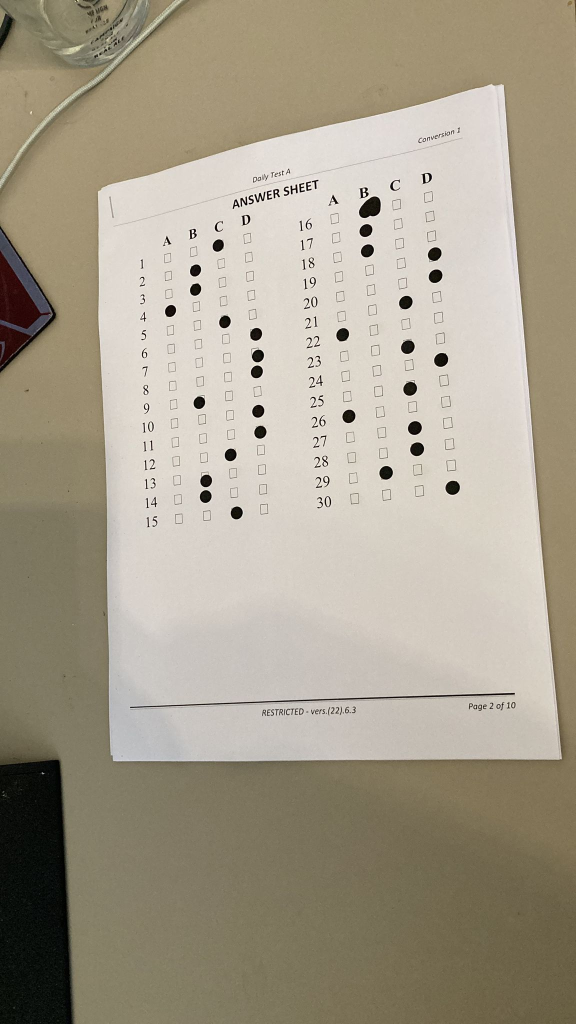
#> input picture images/test-answer.jpeg, 1152 x 2048 px (shown at 1/2 size); the run also reads 1 picture not shown here
$ python find_checkboxes3.py
#> lines starting #> are read from the running program, lines starting #| are printed output that depends on the picture; after the words box and inside, x2 and y2 are one past the last pixel; in counts of white or black regions, pixels touching at a corner belong together
### feature_alignment.py
from __future__ import print_function
import cv2
import numpy as np
from mark import find_centres


def align_images(im1, im2, *args, good_match_fraction=0.15, max_features=500):
  """
  Align im1 to im2
  """

  # [8 lines of commented-out code are left out]
  orb = cv2.ORB_create(max_features)
  keypoints1, descriptors1 = orb.detectAndCompute(im1, None)
  keypoints2, descriptors2 = orb.detectAndCompute(im2, None)

  # Match features.
  matcher = cv2.DescriptorMatcher_create(cv2.DESCRIPTOR_MATCHER_BRUTEFORCE_HAMMING)
  matches = list(matcher.match(descriptors1, descriptors2, None))

  # Sort matches by score
  matches.sort(key=lambda x: x.distance, reverse=False)

  # Remove not so good matches
  numGoodMatches = int(len(matches) * good_match_fraction)
  matches = matches[:numGoodMatches]

  # Draw top matches
  imMatches = cv2.drawMatches(im1, keypoints1, im2, keypoints2, matches, None)

  # Extract location of good matches
  points1 = np.zeros((len(matches), 2), dtype=np.float32)
  points2 = np.zeros((len(matches), 2), dtype=np.float32)

  for i, match in enumerate(matches):
    points1[i, :] = keypoints1[match.queryIdx].pt
    points2[i, :] = keypoints2[match.trainIdx].pt

  # Find homography
  h, mask = cv2.findHomography(points1, points2, cv2.RANSAC)

  # Use homography
  height, width = im2.shape
  imRegs = [cv2.warpPerspective(i, h, (width, height)) for i in args]
  return h, imRegs

# [27 lines that do not run on import are left out]

### find_checkboxes3.py
from collections import Counter
from functools import partial, reduce
from itertools import combinations
from math import floor

import cv2
import imutils
import numpy as np
from imutils.perspective import four_point_transform
from matplotlib import pyplot as plt
from scipy.spatial.distance import cdist
from sklearn.cluster import BisectingKMeans, KMeans
from sklearn.metrics import silhouette_score
from sklearn.mixture import GaussianMixture

from feature_alignment import align_images
from mark import k_means

# bgr
BLACK = (0, 0, 0)
GREEN = (50, 205, 50)
RED = (0, 0, 255)
BLUE = (255, 191, 0)
YELLOW = (0, 255, 255)


def resize_with_aspect_ratio(image, width=None, height=None, inter=cv2.INTER_AREA):
    dim = None
    (h, w) = image.shape[:2]

    if width is None and height is None:
        return image
    if width is None:
        r = height / float(h)
        dim = (int(w * r), height)
    else:
        r = width / float(w)
        dim = (width, int(h * r))

    return cv2.resize(image, dim, interpolation=inter)


def show_image(name, img, width=800, colorspace=cv2.COLOR_GRAY2RGB, wait=True):
    resize = resize_with_aspect_ratio(img, width=width)
    cv2.imshow(name, resize)
    if wait:
        cv2.waitKey(0)


# [5 lines left out: function coordinate_image, not called in this run]


def warp_perspective(edged, *images):
    cnts = cv2.findContours(edged.copy(), cv2.RETR_EXTERNAL,
                            cv2.CHAIN_APPROX_SIMPLE)
    cnts = imutils.grab_contours(cnts)
    docCnt = None

    # ensure that at least one contour was found
    if len(cnts) > 0:
        # sort the contours according to their size in
        # descending order
        cnts = sorted(cnts, key=cv2.contourArea, reverse=True)

        # loop over the sorted contours
        for c in cnts:
            # approximate the contour
            peri = cv2.arcLength(c, True)
            approx = cv2.approxPolyDP(c, 0.02 * peri, True)

            # if our approximated contour has four points,
            # then we can assume we have found the paper
            if len(approx) == 4:
                docCnt = approx
                break
    # apply a four point perspective transform to both the
    # original image and grayscale image to obtain a top-down
    # birds eye view of the paper
    results = [four_point_transform(image, docCnt.reshape(4, 2)) for image in images]
    if len(results) == 1:
        return  results[0]
    return results

def get_grid(image, expected_ratio=None):  # expected_ratio=used to be 1.208
    gray = cv2.cvtColor(image, cv2.COLOR_BGR2GRAY)
    blurred = cv2.GaussianBlur(gray, (3, 3), 0)
    canny = cv2.Canny(blurred, 120, 255, 1)
    min_fill = np.percentile(canny, 1)

    # Find contours
    cnts = cv2.findContours(canny, cv2.RETR_EXTERNAL, cv2.CHAIN_APPROX_SIMPLE)
    cnts = cnts[0] if len(cnts) == 2 else cnts[1]

    # Iterate thorugh contours and draw rectangles around contours
      # area is 700 for a4
     # 5 for a4
    grid = []
    i = 0
    for c in cnts:
        r = cv2.boundingRect(c)
        x, y, w, h = r
        if expected_ratio is not None:
            buff = 1
            min_ratio = (h - buff) / (w + buff)
            max_ratio = (h + buff) / max([w - buff, 1])
            correct_size = (expected_ratio <= max_ratio) & (expected_ratio >= min_ratio)
        else:
            correct_size = True
        if correct_size:
            inner_half = shrink_box(r, 0.5)
            if np.prod(inner_half[-2:]) > 1:
                if (cutout_box(canny, inner_half) > min_fill).mean() < 0.01:
                    grid.append(r)
                    # cv2.rectangle(image, (x, y), (x + w, y + h), RED, 2)
                    # cv2.putText(image, str(i), (x, y), cv2.FONT_HERSHEY_SIMPLEX, 1., RED)
                    i += 1
    # show_image('im', image)
    return np.asarray(grid)


# [52 lines left out: functions split_sections, regularise_grid, not called in this run]


def overlapped_1d(a, b):
    x1, w1 = a.T
    x2, w2 = b.T
    o1 = (x1 + w1 > x2) & (x1 < x2)
    o2 = (x2 + w2 > x1) & (x2 < x1)
    return (o1 | o2) | np.all(a == b, axis=0)

def contains(box, point):
    x, y, w, h = box
    xp, yp = point
    return x <= xp <= x+w and y <= yp <= y+h


def order_grid(g):
    """
    Takes a numpy array of shape (nboxes, (x, y, w, h)), orders them based on overlapping x,y coords
    and returns an array of shape (nrows, ncols, (x, y, w, h))
    """
    overlapped_y = np.zeros((g.shape[0], g.shape[0]), dtype=bool)
    overlapped_x = np.zeros((g.shape[0], g.shape[0]), dtype=bool)
    for i, box1 in enumerate(g):
        for j, box2 in enumerate(g):
            overlapped_y[i,  j] = overlapped_1d(box1[[1, 3]], box2[[1, 3]])
            overlapped_x[i,  j] = overlapped_1d(box1[[0, 2]], box2[[0, 2]])
    groups_y = sorted({tuple(np.where(i)[0]) for i in overlapped_y}, key=lambda d: g[d, 1].mean())  # [(a1, a2), (a1, a2), ...]
    groups_y = [[g[i] for i in sorted(group, key=lambda d: g[d, 0].mean())] for group in groups_y]
    means_x = sorted({np.mean(g[tuple(np.where(i)[0]), 0]) for i in overlapped_x})  # [(a1, a2), (a1, a2), ...]
    # now fill in missing boxes
    groups = []
    for group in groups_y:
        _group = []
        mean = np.mean(group, axis=0)
        for x in means_x:
            matched = [box for box in group if contains(box, (x, mean[1]))]
            if matched:
               _group.append(matched[0])
            else:
                _group.append((x, *mean[1:]))
        groups.append(_group)
    return np.asarray(groups, dtype=int)


def shrink_box(box, fraction=1.):
    """
    Takes an array of (x, y, w, h) and shrinks their size by %
    """
    x, y, w, h = box
    w1 = int(floor(w * fraction))
    h1 = int(floor(h * fraction))
    diffx = w - w1
    diffy = h - h1
    return x + (diffx // 2), y + (diffy // 2), w1, h1


def order_sections(sections):
    """
    Sort sections (nquestions, nanswers, (x, y, w, h)) by min((x,y)) so top to bottom, left to right
    """
    sections = [s for s in sections if len(s)]
    centroids = np.array([s.min(axis=(0, 1))[[0, 1]] for s in sections])
    sorti = np.lexsort((centroids[:, 0], centroids[:, 1]))
    return [sections[i] for i in sorti]


def cutout_box(image, box):
    x, y, w, h = box
    return image[y:y+h, x:x+w]

def measure_box(image, box, shrink=1.):
    box = shrink_box(box, shrink)
    return 1 - (cutout_box(image, box).mean() / 255)


def decide_row(binary_image, row, mistake_threshold=0.8, blank_threshold=0.1, shrink=1.):
    """
    Mixtures of ⬛, ☐, ☒
        ⬛: mistake - ignore
        ☒: selected answer
        ☐: unselected answer

    Scenarios:
        ☒ ☐ ☐ ☐ one selected, rest blank -> valid
        ☒ ⬛ ⬛ ⬛ one selected, others mistake -> valid
        ⬛ ⬛ ⬛ ⬛ all mistake -> invalid
        ☒ ☒ ☒ ☒ all selected -> invalid

    Need to decide absolutely
        make binary image
        mistake = >80%
        blank = <10%
        select = in between
    """
    intensities = np.asarray(list(map(partial(measure_box, binary_image, shrink=shrink), row)))
    mistake = intensities > mistake_threshold
    blank = intensities < blank_threshold
    selected = ~mistake & ~blank
    if sum(mistake) == 1 and sum(selected) == 0:
        selected, mistake = mistake, selected
    valid = sum(selected) == 1
    if valid:
        i = np.where(selected)[0][0]
    elif all(blank):
        i = -2
    else:
        i = -1
    return i, valid

def binary_image(img):
    if img.ndim == 3:
        _, img_bin = cv2.threshold(cv2.cvtColor(img, cv2.COLOR_BGR2GRAY), 0, 255, cv2.THRESH_BINARY | cv2.THRESH_OTSU)
        return img_bin
    return img

def mark_section(binary_image, section, mistake_threshold=0.8, blank_threshold=0.1, shrink=1.):
    answers, valids = zip(*[decide_row(binary_image, row, mistake_threshold, blank_threshold, shrink) for row in section])
    return np.asarray(answers), np.asarray(valids)


def present_section(image, section_boxes, student_answers, valid, correct_answers=None, highlight_empty=False, shrink=1.):
    if correct_answers is None:
        correct_answers = student_answers
    for r, (boxes, student, valid, correct) in enumerate(zip(section_boxes, student_answers, valid, correct_answers)):
        for c, box in enumerate(boxes):
            x, y, w, h = box
            if not valid and student != -2:
                colour = YELLOW
            elif student == correct == c:
                colour = GREEN
            elif student == c:
                colour = RED
            elif highlight_empty:
                colour = BLUE
            else:
                continue
            x, y, w, h = shrink_box(box, shrink)
            cv2.rectangle(image, (x, y), (x + w, y + h), colour, 2)


def cluster_boxes(grid, nclusters):
    """
    Gaussian mixture clustering in space of (nearest 3 neighbours, width, height)
    Scenarios:
        1. 1 spike for the grid, large scatter for others
        2. large scatter encompassing grid and others, 1 spike for others
    Winning scenario: the most populated is a spike containing only grid boxes
    Keep increasing
    """
    dist_matrix = cdist(grid[:, :2], grid[:, :2])
    nearest = np.sort(dist_matrix, axis=1)[:, 1:4]
    nearest /= nearest[:, :1]  # make it relative, first col will be 1.
    features = np.append(nearest[:, 1:], grid[:, 2:], axis=1)
    gm = GaussianMixture(n_components=nclusters, random_state=0).fit(features)
    predict = gm.predict(features)
    return predict, np.linalg.det(gm.covariances_), np.array([sum(predict == i) for i in range(nclusters)])


def test_separate(grid1, grid2):
    """
    find 3 shortest distances in each grid (should be horizontal, vertical, and diagonal)
    find shortest distance between grids
    if the maximum intra-grid distance is smaller than the minimum inter-grid distance, then they are separate
    """
    intra = np.max(np.median(np.sort(cdist(grid1[:, :2], grid1[:, :2]), axis=1)[:, 1:4], axis=0)) * 1.5
    inter = np.min(cdist(grid1[:, :2], grid2[:, :2]))
    return inter > intra


def test_consistent(grid):
    km = KMeans(n_clusters=2, random_state=0).fit(grid[:, :2])
    grid1, grid2 = grid[km.labels_ == 0], grid[km.labels_ == 1]
    plt.scatter(*grid1[:, :2].T)
    plt.scatter(*grid2[:, :2].T)
    plt.show()
    return not test_separate(grid1, grid2)


def break_into_sections(X):
    sections = [X]
    for nsections in range(2, 8):
        km = KMeans(n_clusters=nsections, random_state=0).fit(X[:, :2])
        _sections = [X[km.labels_ == i] for i in range(nsections)]
        is_valid = all(map(lambda x: test_separate(*x), combinations(_sections, 2))) and all(map(test_consistent, _sections))
        if is_valid:
            sections = _sections
        else:
            sections = list(map(order_grid, sections))
            sections = order_sections(sections)
            return sections
    raise ValueError(f"Cannot parse sections")


def extract_sections(image):
    """
    Cluster the boxes with similar boxes
    Try to make consistent grid sections out of them
    Choose the most populated cluster label if there are multiple valid ones
    Use the least clusters as possible
    """
    grid = get_grid(image)
    for nclusters in range(1, 5):
        labels, dets, ns = cluster_boxes(grid, nclusters)
        sections = []
        for cluster, occupancy in enumerate(ns):
            if occupancy < 4:
                continue
            try:
                _sections = break_into_sections(grid[labels == cluster])
                sections.append((occupancy, _sections))
            except ValueError:
                continue
        return max(sections, key=lambda x: x[0])[1]
    raise ValueError(f"Unable to parse grid")


def mark_image(sections, pass_perc, image, highlight_empty=False, shrink=0.5):
    score = 0
    number = 0
    invalids = 0
    correct_answer_array = [[0] * len(s) for s in sections]

    for section, correct_answers in zip(sections, correct_answer_array):
        answers, valids = mark_section(binary_image(image), section, shrink=shrink)
        score += sum(answers == correct_answers)
        invalids += sum(~valids)
        number += len(answers)
        present_section(image, section, answers, valids, correct_answers, highlight_empty, shrink=shrink)
    passed = score / number >= pass_perc
    str_passed = 'PASS' if passed else 'FAIL'
    colour = GREEN if passed else RED
    image = cv2.putText(image, f'{score:.0f} / {number:.0f} = {score / number:.1%} ({str_passed})', tuple(np.min(sections[0], axis=(0, 1))[:2]),
                        cv2.FONT_HERSHEY_SIMPLEX, 1., colour)


def overlay_images(a, b):
    return cv2.addWeighted(a, 0.5, b, 0.5, 0)


if __name__ == '__main__':
    answer_image = cv2.imread("images/test-answer.jpeg")
#> answer_image is the input picture: shape (2048, 1152, 3); mean B, G, R 140.8, 158.4, 166.8
    calibration_image = cv2.imread("images/corrections/Initial 2 - A-1.jpg")
    student_image = cv2.imread("images/corrections/Initial 2 - A-1 - marked.jpg")
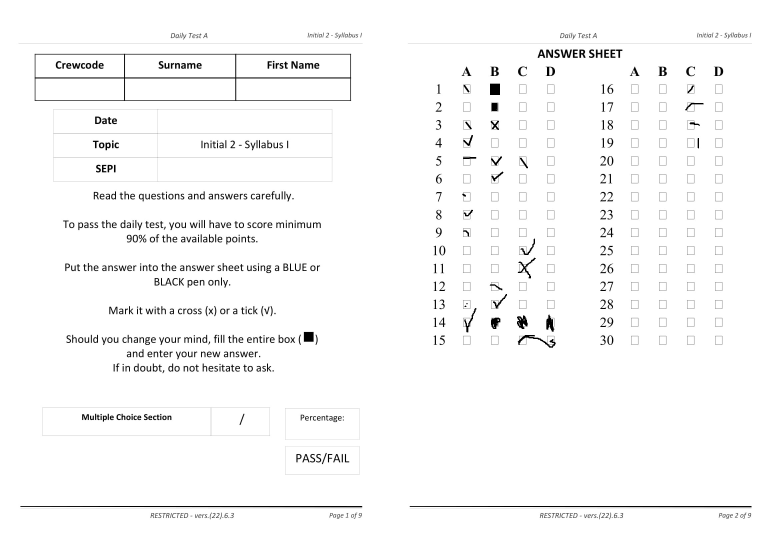
#> input picture images/corrections/Initial 2 - A-1 - marked.jpg, 2337 x 1653 px (shown at 1/3 size)
#> student_image is the input picture: shape (1653, 2337, 3); min 0, max 255, mean 248.9
    calibration_image = resize_with_aspect_ratio(calibration_image[:, calibration_image.shape[1]//2:], answer_image.shape[1])
    student_image = resize_with_aspect_ratio(student_image[:, student_image.shape[1]//2:], answer_image.shape[1])
    gray = cv2.cvtColor(answer_image, cv2.COLOR_BGR2GRAY)
    blurred = cv2.GaussianBlur(gray, (3, 3), 0)
    canny = cv2.Canny(blurred, 120, 255, 1)
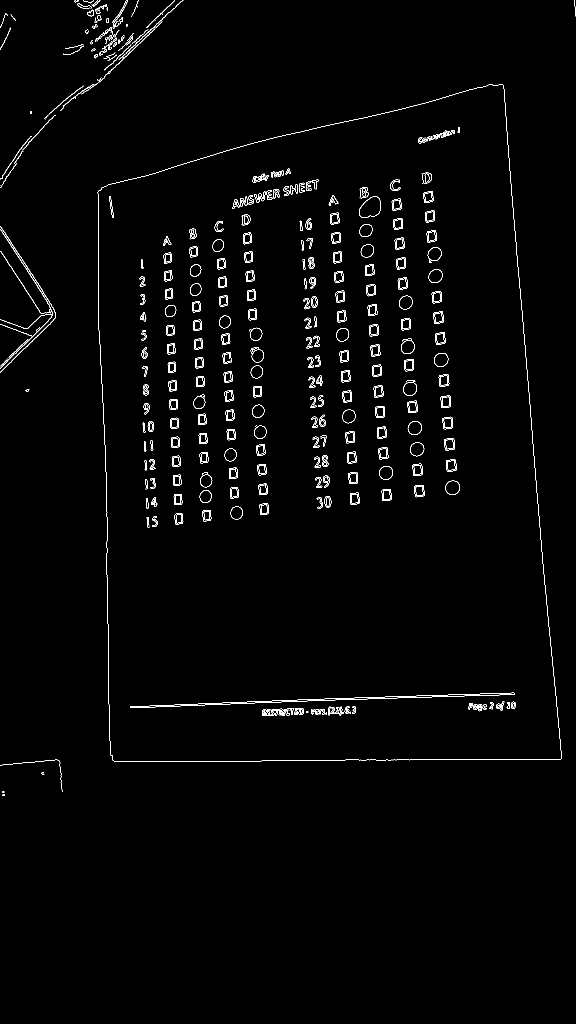
#> canny: shape (2048, 1152) (shown at 1/2 size); 1.4% white in thin lines or dots, all inside (x1, y1, x2, y2) = (0, 0, 1151, 1592)
    answer_image = warp_perspective(canny, answer_image)
#> in warp_perspective, `cnts = cv2.findContours(edged.copy(), cv2.RETR_EXTERNAL, cv2.CHAIN_APP..`: cnts = 75 contours, 47 with area under 20; largest, box (x1, y1, x2, y2) and area: (195, 168, 1124, 1523) 1077829, (0, 458, 106, 737) 334, (0, 452, 112, 745) 204, (163, 34, 328, 189) 186, (0, 502, 102, 627) 82
#> the loop in warp_perspective, `for c in cnts:` made 1 pass
#> (peri, docCnt) on pass 1: (4372, [[1004, 168], [196, 382], [226, 1521], [1123, 1517]])
#> in warp_perspective, `results = [four_point_transform(image, docCnt.reshape(4, 2)) for image..`: results = 1 item

    sections = extract_sections(calibration_image)
#> in get_grid, `canny = cv2.Canny(blurred, 120, 255, 1)`:
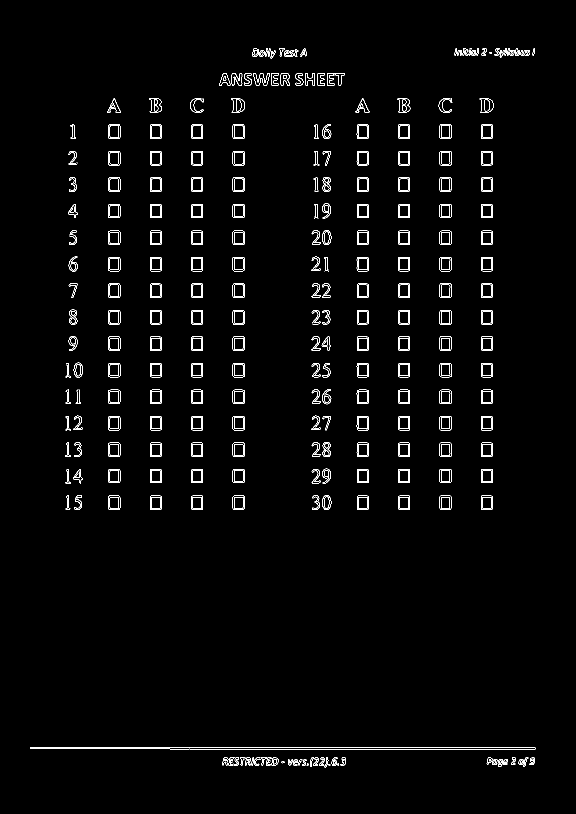
#> canny: shape (1628, 1152) (shown at 1/2 size); 1.9% white in thin lines or dots, all inside (x1, y1, x2, y2) = (60, 96, 1071, 1535)
#> in get_grid, `min_fill = np.percentile(canny, 1)`: min_fill = 0
#> in get_grid, `cnts = cv2.findContours(canny, cv2.RETR_EXTERNAL, cv2.CHAIN_APPROX_SIM..`: cnts = 269 contours, 44 with area under 20; largest, box (x1, y1, x2, y2) and area: (60, 1494, 1071, 1499) 2978, (879, 302, 903, 331) 638, (879, 885, 903, 914) 638, (879, 832, 903, 861) 638, (879, 567, 903, 596) 638
#> the loop in get_grid, `for c in cnts:` made 269 passes
#> (c, r, w1 in shrink_box, h1 in shrink_box) on pass 2: ([[675, 1527], [675, 1530], [677, 1530], [677, 1527]], (675, 1527, 3, 4), 1, 2)

    mask = np.zeros_like(calibration_image)
    for section in sections:
        x0, y0 = section.min(axis=(0, 1))[:2]
        x1, y1 = section.max(axis=(0, 1))[:2] + section.max(axis=(0, 1))[2:]
        calibration_image[y0-1:y1+1, x0-1:x1+1] = 255
#> this loop made 2 passes
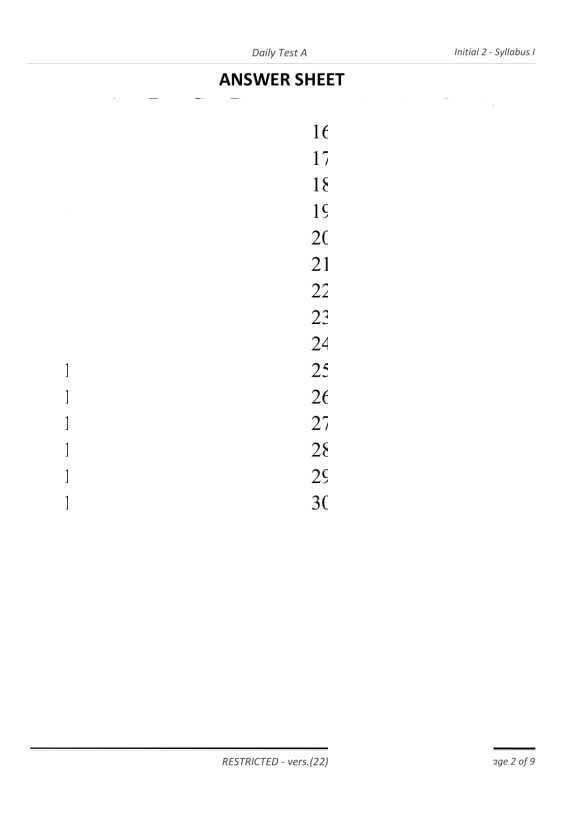
#> calibration_image: shape (1628, 1152, 3) (shown at 1/2 size); min 0, max 255, mean 253.5
    h, (answer_image, calibration_image) = align_images(binary_image(answer_image), binary_image(calibration_image), answer_image, calibration_image, good_match_fraction=0.5)
#> answer_image: shape (1628, 1152, 3)
    mark_image(sections, 0.8, answer_image, highlight_empty=False)
#> the loop in mark_image, `for section, correct_answers in zip(sections, correct_answer_array):` made 2 passes
    show_image('answer', answer_image, wait=True)
#> call 3 of resize_with_aspect_ratio, with width = 800, inter = 3
#> in resize_with_aspect_ratio (call 3), `return cv2.resize(image, dim, interpolation=inter)`:
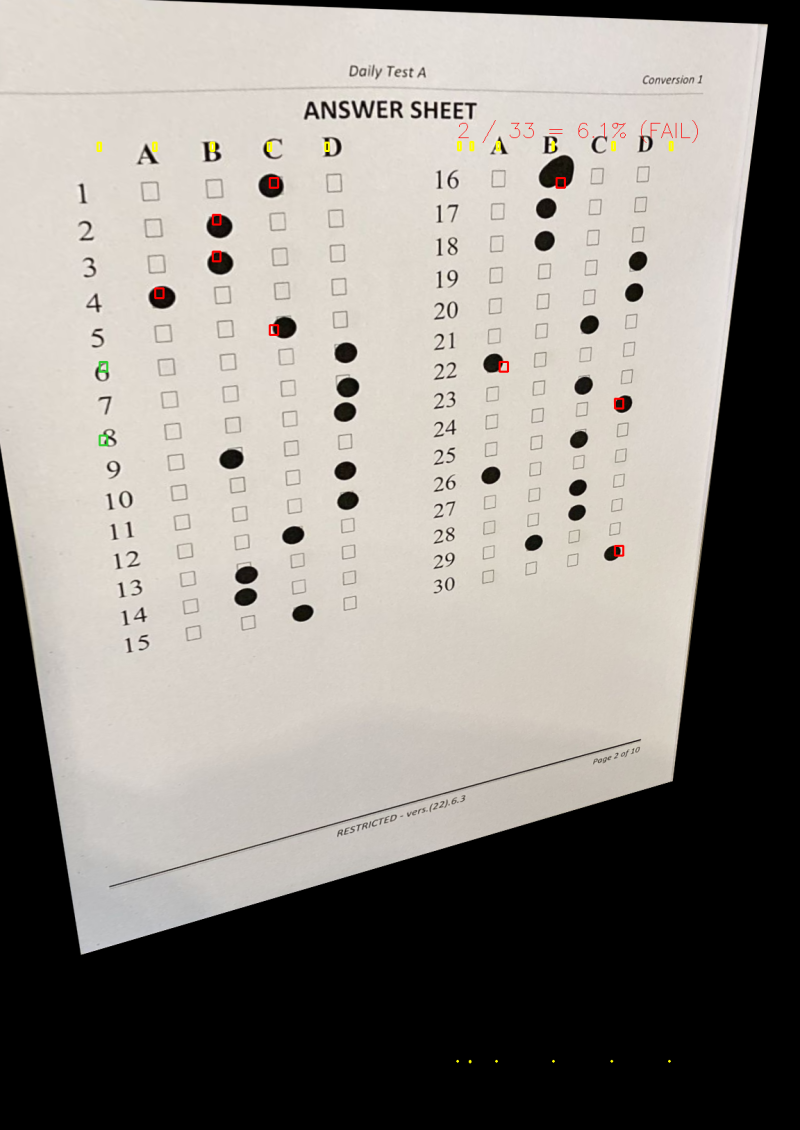
#> returned value: shape (1130, 800, 3); mean of channels 0, 1, 2 131.4, 137, 141.5; drawn as B, G, R
    # overlay = overlay_images(answer_image, calibration_image)
    # show_image('overlay', overlay)
    # show_image('cal', calibration_image)


    # take calibration pdf
    # 4-point transform paper
    # attempt to align double-sided
    # attempt to align single-sided
    # read grid


    #
    # mark_image(sections, 0.8, student_image, 'marked')

    # gray = cv2.cvtColor(image, cv2.COLOR_BGR2GRAY)
    # blurred = cv2.GaussianBlur(gray, (3, 3), 0)
    # canny = cv2.Canny(blurred, 120, 255, 1)
